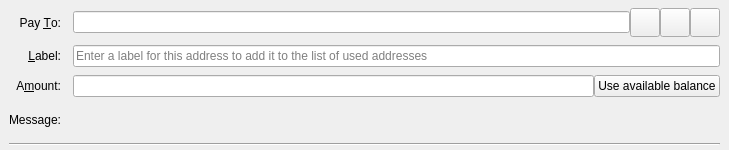
<?xml version="1.0" encoding="UTF-8"?>
<ui version="4.0">
 <class>SendCoinsEntry</class>
 <widget class="QStackedWidget" name="SendCoinsEntry">
  <property name="geometry">
   <rect>
    <x>0</x>
    <y>0</y>
    <width>729</width>
    <height>150</height>
   </rect>
  </property>
  <property name="focusPolicy">
   <enum>Qt::TabFocus</enum>
  </property>
  <property name="autoFillBackground">
   <bool>false</bool>
  </property>
  <widget class="QFrame" name="SendCoins">
   <property name="frameShape">
    <enum>QFrame::NoFrame</enum>
   </property>
   <layout class="QGridLayout" name="gridLayout">
    <property name="topMargin">
     <number>8</number>
    </property>
    <property name="bottomMargin">
     <number>4</number>
    </property>
    <property name="horizontalSpacing">
     <number>12</number>
    </property>
    <property name="verticalSpacing">
     <number>8</number>
    </property>
    <item row="0" column="0">
     <widget class="QLabel" name="payToLabel">
      <property name="text">
       <string>Pay &amp;To:</string>
      </property>
      <property name="alignment">
       <set>Qt::AlignRight|Qt::AlignTrailing|Qt::AlignVCenter</set>
      </property>
      <property name="buddy">
       <cstring>payTo</cstring>
      </property>
     </widget>
    </item>
    <item row="0" column="1">
     <layout class="QHBoxLayout" name="payToLayout">
      <property name="spacing">
       <number>0</number>
      </property>
      <item>
       <widget class="QValidatedLineEdit" name="payTo">
        <property name="toolTip">
         <string>The Bitcoin address to send the payment to</string>
        </property>
       </widget>
      </item>
      <item>
       <widget class="QToolButton" name="addressBookButton">
        <property name="toolTip">
         <string>Choose previously used address</string>
        </property>
        <property name="text">
         <string/>
        </property>
        <property name="icon">
         <iconset resource="../bitcoin.qrc">
          <normaloff>:/icons/address-book</normaloff>:/icons/address-book</iconset>
        </property>
        <property name="iconSize">
         <size>
          <width>22</width>
          <height>22</height>
         </size>
        </property>
        <property name="shortcut">
         <string>Alt+A</string>
        </property>
       </widget>
      </item>
      <item>
       <widget class="QToolButton" name="pasteButton">
        <property name="toolTip">
         <string>Paste address from clipboard</string>
        </property>
        <property name="text">
         <string/>
        </property>
        <property name="icon">
         <iconset resource="../bitcoin.qrc">
          <normaloff>:/icons/editpaste</normaloff>:/icons/editpaste</iconset>
        </property>
        <property name="iconSize">
         <size>
          <width>22</width>
          <height>22</height>
         </size>
        </property>
        <property name="shortcut">
         <string>Alt+P</string>
        </property>
       </widget>
      </item>
      <item>
       <widget class="QToolButton" name="deleteButton">
        <property name="toolTip">
         <string>Remove this entry</string>
        </property>
        <property name="text">
         <string/>
        </property>
        <property name="icon">
         <iconset resource="../bitcoin.qrc">
          <normaloff>:/icons/remove</normaloff>:/icons/remove</iconset>
        </property>
        <property name="iconSize">
         <size>
          <width>22</width>
          <height>22</height>
         </size>
        </property>
       </widget>
      </item>
     </layout>
    </item>
    <item row="1" column="0">
     <widget class="QLabel" name="labellLabel">
      <property name="text">
       <string>&amp;Label:</string>
      </property>
      <property name="alignment">
       <set>Qt::AlignRight|Qt::AlignTrailing|Qt::AlignVCenter</set>
      </property>
      <property name="buddy">
       <cstring>addAsLabel</cstring>
      </property>
     </widget>
    </item>
    <item row="1" column="1">
     <widget class="QLineEdit" name="addAsLabel">
      <property name="toolTip">
       <string>Enter a label for this address to add it to the list of used addresses</string>
      </property>
      <property name="placeholderText">
       <string>Enter a label for this address to add it to the list of used addresses</string>
      </property>
     </widget>
    </item>
    <item row="2" column="0">
     <widget class="QLabel" name="amountLabel">
      <property name="text">
       <string>A&amp;mount:</string>
      </property>
      <property name="alignment">
       <set>Qt::AlignRight|Qt::AlignTrailing|Qt::AlignVCenter</set>
      </property>
      <property name="buddy">
       <cstring>payAmount</cstring>
      </property>
     </widget>
    </item>
    <item row="2" column="1">
     <layout class="QHBoxLayout" name="horizontalLayoutAmount" stretch="0,0">
      <item>
       <widget class="BitcoinAmountField" name="payAmount">
        <property name="toolTip">
         <string>The amount to send in the selected unit</string>
        </property>
       </widget>
      </item>
      <item>
       <widget class="QPushButton" name="useAvailableBalanceButton">
        <property name="text">
         <string>Use available balance</string>
        </property>
       </widget>
      </item>
     </layout>
    </item>
    <item row="3" column="0">
     <widget class="QLabel" name="messageLabel">
      <property name="text">
       <string>Message:</string>
      </property>
      <property name="alignment">
       <set>Qt::AlignRight|Qt::AlignTrailing|Qt::AlignVCenter</set>
      </property>
     </widget>
    </item>
    <item row="3" column="1">
     <widget class="QLabel" name="messageTextLabel">
      <property name="toolTip">
       <string>A message that was attached to the bitcoin: URI which will be stored with the transaction for your reference. Note: This message will not be sent over the Bitcoin network.</string>
      </property>
      <property name="textFormat">
       <enum>Qt::PlainText</enum>
      </property>
     </widget>
    </item>
    <item row="4" column="0" colspan="2">
     <widget class="Line" name="line">
      <property name="orientation">
       <enum>Qt::Horizontal</enum>
      </property>
     </widget>
    </item>
   </layout>
  </widget>
  <widget class="QFrame" name="SendCoins_UnauthenticatedPaymentRequest">
   <property name="palette">
    <palette>
     <active>
      <colorrole role="WindowText">
       <brush brushstyle="SolidPattern">
        <color alpha="255">
         <red>0</red>
         <green>0</green>
         <blue>0</blue>
        </color>
       </brush>
      </colorrole>
      <colorrole role="Button">
       <brush brushstyle="SolidPattern">
        <color alpha="255">
         <red>255</red>
         <green>255</green>
         <blue>127</blue>
        </color>
       </brush>
      </colorrole>
      <colorrole role="Light">
       <brush brushstyle="SolidPattern">
        <color alpha="255">
         <red>255</red>
         <green>255</green>
         <blue>255</blue>
        </color>
       </brush>
      </colorrole>
      <colorrole role="Midlight">
       <brush brushstyle="SolidPattern">
        <color alpha="255">
         <red>255</red>
         <green>255</green>
         <blue>191</blue>
        </color>
       </brush>
      </colorrole>
      <colorrole role="Dark">
       <brush brushstyle="SolidPattern">
        <color alpha="255">
         <red>127</red>
         <green>127</green>
         <blue>63</blue>
        </color>
       </brush>
      </colorrole>
      <colorrole role="Mid">
       <brush brushstyle="SolidPattern">
        <color alpha="255">
         <red>170</red>
         <green>170</green>
         <blue>84</blue>
        </color>
       </brush>
      </colorrole>
      <colorrole role="Text">
       <brush brushstyle="SolidPattern">
        <color alpha="255">
         <red>0</red>
         <green>0</green>
         <blue>0</blue>
        </color>
       </brush>
      </colorrole>
      <colorrole role="BrightText">
       <brush brushstyle="SolidPattern">
        <color alpha="255">
         <red>255</red>
         <green>255</green>
         <blue>255</blue>
        </color>
       </brush>
      </colorrole>
      <colorrole role="ButtonText">
       <brush brushstyle="SolidPattern">
        <color alpha="255">
         <red>0</red>
         <green>0</green>
         <blue>0</blue>
        </color>
       </brush>
      </colorrole>
      <colorrole role="Base">
       <brush brushstyle="SolidPattern">
        <color alpha="255">
         <red>255</red>
         <green>255</green>
         <blue>255</blue>
        </color>
       </brush>
      </colorrole>
      <colorrole role="Window">
       <brush brushstyle="SolidPattern">
        <color alpha="255">
         <red>255</red>
         <green>255</green>
         <blue>127</blue>
        </color>
       </brush>
      </colorrole>
      <colorrole role="Shadow">
       <brush brushstyle="SolidPattern">
        <color alpha="255">
         <red>0</red>
         <green>0</green>
         <blue>0</blue>
        </color>
       </brush>
      </colorrole>
      <colorrole role="AlternateBase">
       <brush brushstyle="SolidPattern">
        <color alpha="255">
         <red>255</red>
         <green>255</green>
         <blue>191</blue>
        </color>
       </brush>
      </colorrole>
      <colorrole role="ToolTipBase">
       <brush brushstyle="SolidPattern">
        <color alpha="255">
         <red>255</red>
         <green>255</green>
         <blue>220</blue>
        </color>
       </brush>
      </colorrole>
      <colorrole role="ToolTipText">
       <brush brushstyle="SolidPattern">
        <color alpha="255">
         <red>0</red>
         <green>0</green>
         <blue>0</blue>
        </color>
       </brush>
      </colorrole>
     </active>
     <inactive>
      <colorrole role="WindowText">
       <brush brushstyle="SolidPattern">
        <color alpha="255">
         <red>0</red>
         <green>0</green>
         <blue>0</blue>
        </color>
       </brush>
      </colorrole>
      <colorrole role="Button">
       <brush brushstyle="SolidPattern">
        <color alpha="255">
         <red>255</red>
         <green>255</green>
         <blue>127</blue>
        </color>
       </brush>
      </colorrole>
      <colorrole role="Light">
       <brush brushstyle="SolidPattern">
        <color alpha="255">
         <red>255</red>
         <green>255</green>
         <blue>255</blue>
        </color>
       </brush>
      </colorrole>
      <colorrole role="Midlight">
       <brush brushstyle="SolidPattern">
        <color alpha="255">
         <red>255</red>
         <green>255</green>
         <blue>191</blue>
        </color>
       </brush>
      </colorrole>
      <colorrole role="Dark">
       <brush brushstyle="SolidPattern">
        <color alpha="255">
         <red>127</red>
         <green>127</green>
         <blue>63</blue>
        </color>
       </brush>
      </colorrole>
      <colorrole role="Mid">
       <brush brushstyle="SolidPattern">
        <color alpha="255">
         <red>170</red>
         <green>170</green>
         <blue>84</blue>
        </color>
       </brush>
      </colorrole>
      <colorrole role="Text">
       <brush brushstyle="SolidPattern">
        <color alpha="255">
         <red>0</red>
         <green>0</green>
         <blue>0</blue>
        </color>
       </brush>
      </colorrole>
      <colorrole role="BrightText">
       <brush brushstyle="SolidPattern">
        <color alpha="255">
         <red>255</red>
         <green>255</green>
         <blue>255</blue>
        </color>
       </brush>
      </colorrole>
      <colorrole role="ButtonText">
       <brush brushstyle="SolidPattern">
        <color alpha="255">
         <red>0</red>
         <green>0</green>
         <blue>0</blue>
        </color>
       </brush>
      </colorrole>
      <colorrole role="Base">
       <brush brushstyle="SolidPattern">
        <color alpha="255">
         <red>255</red>
         <green>255</green>
         <blue>255</blue>
        </color>
       </brush>
      </colorrole>
      <colorrole role="Window">
       <brush brushstyle="SolidPattern">
        <color alpha="255">
         <red>255</red>
         <green>255</green>
         <blue>127</blue>
        </color>
       </brush>
      </colorrole>
      <colorrole role="Shadow">
       <brush brushstyle="SolidPattern">
        <color alpha="255">
         <red>0</red>
         <green>0</green>
         <blue>0</blue>
        </color>
       </brush>
      </colorrole>
      <colorrole role="AlternateBase">
       <brush brushstyle="SolidPattern">
        <color alpha="255">
         <red>255</red>
         <green>255</green>
         <blue>191</blue>
        </color>
       </brush>
      </colorrole>
      <colorrole role="ToolTipBase">
       <brush brushstyle="SolidPattern">
        <color alpha="255">
         <red>255</red>
         <green>255</green>
         <blue>220</blue>
        </color>
       </brush>
      </colorrole>
      <colorrole role="ToolTipText">
       <brush brushstyle="SolidPattern">
        <color alpha="255">
         <red>0</red>
         <green>0</green>
         <blue>0</blue>
        </color>
       </brush>
      </colorrole>
     </inactive>
     <disabled>
      <colorrole role="WindowText">
       <brush brushstyle="SolidPattern">
        <color alpha="255">
         <red>127</red>
         <green>127</green>
         <blue>63</blue>
        </color>
       </brush>
      </colorrole>
      <colorrole role="Button">
       <brush brushstyle="SolidPattern">
        <color alpha="255">
         <red>255</red>
         <green>255</green>
         <blue>127</blue>
        </color>
       </brush>
      </colorrole>
      <colorrole role="Light">
       <brush brushstyle="SolidPattern">
        <color alpha="255">
         <red>255</red>
         <green>255</green>
         <blue>255</blue>
        </color>
       </brush>
      </colorrole>
      <colorrole role="Midlight">
       <brush brushstyle="SolidPattern">
        <color alpha="255">
         <red>255</red>
         <green>255</green>
         <blue>191</blue>
        </color>
       </brush>
      </colorrole>
      <colorrole role="Dark">
       <brush brushstyle="SolidPattern">
        <color alpha="255">
         <red>127</red>
         <green>127</green>
         <blue>63</blue>
        </color>
       </brush>
      </colorrole>
      <colorrole role="Mid">
       <brush brushstyle="SolidPattern">
        <color alpha="255">
         <red>170</red>
         <green>170</green>
         <blue>84</blue>
        </color>
       </brush>
      </colorrole>
      <colorrole role="Text">
       <brush brushstyle="SolidPattern">
        <color alpha="255">
         <red>127</red>
         <green>127</green>
         <blue>63</blue>
        </color>
       </brush>
      </colorrole>
      <colorrole role="BrightText">
       <brush brushstyle="SolidPattern">
        <color alpha="255">
         <red>255</red>
         <green>255</green>
         <blue>255</blue>
        </color>
       </brush>
      </colorrole>
      <colorrole role="ButtonText">
       <brush brushstyle="SolidPattern">
        <color alpha="255">
         <red>127</red>
         <green>127</green>
         <blue>63</blue>
        </color>
       </brush>
      </colorrole>
      <colorrole role="Base">
       <brush brushstyle="SolidPattern">
        <color alpha="255">
         <red>255</red>
         <green>255</green>
         <blue>127</blue>
        </color>
       </brush>
      </colorrole>
      <colorrole role="Window">
       <brush brushstyle="SolidPattern">
        <color alpha="255">
         <red>255</red>
         <green>255</green>
         <blue>127</blue>
        </color>
       </brush>
      </colorrole>
      <colorrole role="Shadow">
       <brush brushstyle="SolidPattern">
        <color alpha="255">
         <red>0</red>
         <green>0</green>
         <blue>0</blue>
        </color>
       </brush>
      </colorrole>
      <colorrole role="AlternateBase">
       <brush brushstyle="SolidPattern">
        <color alpha="255">
         <red>255</red>
         <green>255</green>
         <blue>127</blue>
        </color>
       </brush>
      </colorrole>
      <colorrole role="ToolTipBase">
       <brush brushstyle="SolidPattern">
        <color alpha="255">
         <red>255</red>
         <green>255</green>
         <blue>220</blue>
        </color>
       </brush>
      </colorrole>
      <colorrole role="ToolTipText">
       <brush brushstyle="SolidPattern">
        <color alpha="255">
         <red>0</red>
         <green>0</green>
         <blue>0</blue>
        </color>
       </brush>
      </colorrole>
     </disabled>
    </palette>
   </property>
   <property name="toolTip">
    <string>This is an unauthenticated payment request.</string>
   </property>
   <property name="autoFillBackground">
    <bool>true</bool>
   </property>
   <property name="frameShape">
    <enum>QFrame::NoFrame</enum>
   </property>
   <layout class="QGridLayout" name="gridLayout_is">
    <property name="spacing">
     <number>12</number>
    </property>
    <item row="0" column="0">
     <widget class="QLabel" name="payToLabel_is">
      <property name="text">
       <string>Pay To:</string>
      </property>
      <property name="alignment">
       <set>Qt::AlignRight|Qt::AlignTrailing|Qt::AlignVCenter</set>
      </property>
     </widget>
    </item>
    <item row="0" column="1">
     <layout class="QHBoxLayout" name="payToLayout_is">
      <property name="spacing">
       <number>0</number>
      </property>
      <item>
       <widget class="QLabel" name="payTo_is"/>
      </item>
      <item>
       <widget class="QToolButton" name="deleteButton_is">
        <property name="toolTip">
         <string>Remove this entry</string>
        </property>
        <property name="text">
         <string/>
        </property>
        <property name="icon">
         <iconset resource="../bitcoin.qrc">
          <normaloff>:/icons/remove</normaloff>:/icons/remove</iconset>
        </property>
       </widget>
      </item>
     </layout>
    </item>
    <item row="1" column="0">
     <widget class="QLabel" name="memoLabel_is">
      <property name="text">
       <string>Memo:</string>
      </property>
      <property name="alignment">
       <set>Qt::AlignRight|Qt::AlignTrailing|Qt::AlignVCenter</set>
      </property>
     </widget>
    </item>
    <item row="1" column="1">
     <widget class="QLabel" name="memoTextLabel_is">
      <property name="textFormat">
       <enum>Qt::PlainText</enum>
      </property>
     </widget>
    </item>
    <item row="2" column="0">
     <widget class="QLabel" name="amountLabel_is">
      <property name="text">
       <string>A&amp;mount:</string>
      </property>
      <property name="alignment">
       <set>Qt::AlignRight|Qt::AlignTrailing|Qt::AlignVCenter</set>
      </property>
      <property name="buddy">
       <cstring>payAmount_is</cstring>
      </property>
     </widget>
    </item>
    <item row="2" column="1">
     <widget class="BitcoinAmountField" name="payAmount_is">
      <property name="acceptDrops">
       <bool>false</bool>
      </property>
     </widget>
    </item>
   </layout>
  </widget>
  <widget class="QFrame" name="SendCoins_AuthenticatedPaymentRequest">
   <property name="palette">
    <palette>
     <active>
      <colorrole role="WindowText">
       <brush brushstyle="SolidPattern">
        <color alpha="255">
         <red>0</red>
         <green>0</green>
         <blue>0</blue>
        </color>
       </brush>
      </colorrole>
      <colorrole role="Button">
       <brush brushstyle="SolidPattern">
        <color alpha="255">
         <red>140</red>
         <green>232</green>
         <blue>119</blue>
        </color>
       </brush>
      </colorrole>
      <colorrole role="Light">
       <brush brushstyle="SolidPattern">
        <color alpha="255">
         <red>230</red>
         <green>255</green>
         <blue>224</blue>
        </color>
       </brush>
      </colorrole>
      <colorrole role="Midlight">
       <brush brushstyle="SolidPattern">
        <color alpha="255">
         <red>185</red>
         <green>243</green>
         <blue>171</blue>
        </color>
       </brush>
      </colorrole>
      <colorrole role="Dark">
       <brush brushstyle="SolidPattern">
        <color alpha="255">
         <red>70</red>
         <green>116</green>
         <blue>59</blue>
        </color>
       </brush>
      </colorrole>
      <colorrole role="Mid">
       <brush brushstyle="SolidPattern">
        <color alpha="255">
         <red>93</red>
         <green>155</green>
         <blue>79</blue>
        </color>
       </brush>
      </colorrole>
      <colorrole role="Text">
       <brush brushstyle="SolidPattern">
        <color alpha="255">
         <red>0</red>
         <green>0</green>
         <blue>0</blue>
        </color>
       </brush>
      </colorrole>
      <colorrole role="BrightText">
       <brush brushstyle="SolidPattern">
        <color alpha="255">
         <red>155</red>
         <green>255</green>
         <blue>147</blue>
        </color>
       </brush>
      </colorrole>
      <colorrole role="ButtonText">
       <brush brushstyle="SolidPattern">
        <color alpha="255">
         <red>0</red>
         <green>0</green>
         <blue>0</blue>
        </color>
       </brush>
      </colorrole>
      <colorrole role="Base">
       <brush brushstyle="SolidPattern">
        <color alpha="255">
         <red>119</red>
         <green>255</green>
         <blue>233</blue>
        </color>
       </brush>
      </colorrole>
      <colorrole role="Window">
       <brush brushstyle="SolidPattern">
        <color alpha="255">
         <red>140</red>
         <green>232</green>
         <blue>119</blue>
        </color>
       </brush>
      </colorrole>
      <colorrole role="Shadow">
       <brush brushstyle="SolidPattern">
        <color alpha="255">
         <red>0</red>
         <green>0</green>
         <blue>0</blue>
        </color>
       </brush>
      </colorrole>
      <colorrole role="AlternateBase">
       <brush brushstyle="SolidPattern">
        <color alpha="255">
         <red>197</red>
         <green>243</green>
         <blue>187</blue>
        </color>
       </brush>
      </colorrole>
      <colorrole role="NoRole">
       <brush brushstyle="SolidPattern">
        <color alpha="255">
         <red>125</red>
         <green>194</green>
         <blue>122</blue>
        </color>
       </brush>
      </colorrole>
      <colorrole role="ToolTipBase">
       <brush brushstyle="SolidPattern">
        <color alpha="255">
         <red>255</red>
         <green>255</green>
         <blue>220</blue>
        </color>
       </brush>
      </colorrole>
      <colorrole role="ToolTipText">
       <brush brushstyle="SolidPattern">
        <color alpha="255">
         <red>0</red>
         <green>0</green>
         <blue>0</blue>
        </color>
       </brush>
      </colorrole>
     </active>
     <inactive>
      <colorrole role="WindowText">
       <brush brushstyle="SolidPattern">
        <color alpha="255">
         <red>0</red>
         <green>0</green>
         <blue>0</blue>
        </color>
       </brush>
      </colorrole>
      <colorrole role="Button">
       <brush brushstyle="SolidPattern">
        <color alpha="255">
         <red>140</red>
         <green>232</green>
         <blue>119</blue>
        </color>
       </brush>
      </colorrole>
      <colorrole role="Light">
       <brush brushstyle="SolidPattern">
        <color alpha="255">
         <red>230</red>
         <green>255</green>
         <blue>224</blue>
        </color>
       </brush>
      </colorrole>
      <colorrole role="Midlight">
       <brush brushstyle="SolidPattern">
        <color alpha="255">
         <red>185</red>
         <green>243</green>
         <blue>171</blue>
        </color>
       </brush>
      </colorrole>
      <colorrole role="Dark">
       <brush brushstyle="SolidPattern">
        <color alpha="255">
         <red>70</red>
         <green>116</green>
         <blue>59</blue>
        </color>
       </brush>
      </colorrole>
      <colorrole role="Mid">
       <brush brushstyle="SolidPattern">
        <color alpha="255">
         <red>93</red>
         <green>155</green>
         <blue>79</blue>
        </color>
       </brush>
      </colorrole>
      <colorrole role="Text">
       <brush brushstyle="SolidPattern">
        <color alpha="255">
         <red>0</red>
         <green>0</green>
         <blue>0</blue>
        </color>
       </brush>
      </colorrole>
      <colorrole role="BrightText">
       <brush brushstyle="SolidPattern">
        <color alpha="255">
         <red>155</red>
         <green>255</green>
         <blue>147</blue>
        </color>
       </brush>
      </colorrole>
      <colorrole role="ButtonText">
       <brush brushstyle="SolidPattern">
        <color alpha="255">
         <red>0</red>
         <green>0</green>
         <blue>0</blue>
        </color>
       </brush>
      </colorrole>
      <colorrole role="Base">
       <brush brushstyle="SolidPattern">
        <color alpha="255">
         <red>119</red>
         <green>255</green>
         <blue>233</blue>
        </color>
       </brush>
      </colorrole>
      <colorrole role="Window">
       <brush brushstyle="SolidPattern">
        <color alpha="255">
         <red>140</red>
         <green>232</green>
         <blue>119</blue>
        </color>
       </brush>
      </colorrole>
      <colorrole role="Shadow">
       <brush brushstyle="SolidPattern">
        <color alpha="255">
         <red>0</red>
         <green>0</green>
         <blue>0</blue>
        </color>
       </brush>
      </colorrole>
      <colorrole role="AlternateBase">
       <brush brushstyle="SolidPattern">
        <color alpha="255">
         <red>197</red>
         <green>243</green>
         <blue>187</blue>
        </color>
       </brush>
      </colorrole>
      <colorrole role="NoRole">
       <brush brushstyle="SolidPattern">
        <color alpha="255">
         <red>125</red>
         <green>194</green>
         <blue>122</blue>
        </color>
       </brush>
      </colorrole>
      <colorrole role="ToolTipBase">
       <brush brushstyle="SolidPattern">
        <color alpha="255">
         <red>255</red>
         <green>255</green>
         <blue>220</blue>
        </color>
       </brush>
      </colorrole>
      <colorrole role="ToolTipText">
       <brush brushstyle="SolidPattern">
        <color alpha="255">
         <red>0</red>
         <green>0</green>
         <blue>0</blue>
        </color>
       </brush>
      </colorrole>
     </inactive>
     <disabled>
      <colorrole role="WindowText">
       <brush brushstyle="SolidPattern">
        <color alpha="255">
         <red>70</red>
         <green>116</green>
         <blue>59</blue>
        </color>
       </brush>
      </colorrole>
      <colorrole role="Button">
       <brush brushstyle="SolidPattern">
        <color alpha="255">
         <red>140</red>
         <green>232</green>
         <blue>119</blue>
        </color>
       </brush>
      </colorrole>
      <colorrole role="Light">
       <brush brushstyle="SolidPattern">
        <color alpha="255">
         <red>230</red>
         <green>255</green>
         <blue>224</blue>
        </color>
       </brush>
      </colorrole>
      <colorrole role="Midlight">
       <brush brushstyle="SolidPattern">
        <color alpha="255">
         <red>185</red>
         <green>243</green>
         <blue>171</blue>
        </color>
       </brush>
      </colorrole>
      <colorrole role="Dark">
       <brush brushstyle="SolidPattern">
        <color alpha="255">
         <red>70</red>
         <green>116</green>
         <blue>59</blue>
        </color>
       </brush>
      </colorrole>
      <colorrole role="Mid">
       <brush brushstyle="SolidPattern">
        <color alpha="255">
         <red>93</red>
         <green>155</green>
         <blue>79</blue>
        </color>
       </brush>
      </colorrole>
      <colorrole role="Text">
       <brush brushstyle="SolidPattern">
        <color alpha="255">
         <red>70</red>
         <green>116</green>
         <blue>59</blue>
        </color>
       </brush>
      </colorrole>
      <colorrole role="BrightText">
       <brush brushstyle="SolidPattern">
        <color alpha="255">
         <red>155</red>
         <green>255</green>
         <blue>147</blue>
        </color>
       </brush>
      </colorrole>
      <colorrole role="ButtonText">
       <brush brushstyle="SolidPattern">
        <color alpha="255">
         <red>70</red>
         <green>116</green>
         <blue>59</blue>
        </color>
       </brush>
      </colorrole>
      <colorrole role="Base">
       <brush brushstyle="SolidPattern">
        <color alpha="255">
         <red>140</red>
         <green>232</green>
         <blue>119</blue>
        </color>
       </brush>
      </colorrole>
      <colorrole role="Window">
       <brush brushstyle="SolidPattern">
        <color alpha="255">
         <red>140</red>
         <green>232</green>
         <blue>119</blue>
        </color>
       </brush>
      </colorrole>
      <colorrole role="Shadow">
       <brush brushstyle="SolidPattern">
        <color alpha="255">
         <red>0</red>
         <green>0</green>
         <blue>0</blue>
        </color>
       </brush>
      </colorrole>
      <colorrole role="AlternateBase">
       <brush brushstyle="SolidPattern">
        <color alpha="255">
         <red>140</red>
         <green>232</green>
         <blue>119</blue>
        </color>
       </brush>
      </colorrole>
      <colorrole role="NoRole">
       <brush brushstyle="SolidPattern">
        <color alpha="255">
         <red>125</red>
         <green>194</green>
         <blue>122</blue>
        </color>
       </brush>
      </colorrole>
      <colorrole role="ToolTipBase">
       <brush brushstyle="SolidPattern">
        <color alpha="255">
         <red>255</red>
         <green>255</green>
         <blue>220</blue>
        </color>
       </brush>
      </colorrole>
      <colorrole role="ToolTipText">
       <brush brushstyle="SolidPattern">
        <color alpha="255">
         <red>0</red>
         <green>0</green>
         <blue>0</blue>
        </color>
       </brush>
      </colorrole>
     </disabled>
    </palette>
   </property>
   <property name="toolTip">
    <string>This is an authenticated payment request.</string>
   </property>
   <property name="autoFillBackground">
    <bool>true</bool>
   </property>
   <property name="frameShape">
    <enum>QFrame::NoFrame</enum>
   </property>
   <layout class="QGridLayout" name="gridLayout_s">
    <property name="spacing">
     <number>12</number>
    </property>
    <item row="0" column="0">
     <widget class="QLabel" name="payToLabel_s">
      <property name="text">
       <string>Pay To:</string>
      </property>
      <property name="alignment">
       <set>Qt::AlignRight|Qt::AlignTrailing|Qt::AlignVCenter</set>
      </property>
     </widget>
    </item>
    <item row="0" column="1">
     <layout class="QHBoxLayout" name="payToLayout_s">
      <property name="spacing">
       <number>0</number>
      </property>
      <item>
       <widget class="QLabel" name="payTo_s">
        <property name="textFormat">
         <enum>Qt::PlainText</enum>
        </property>
       </widget>
      </item>
      <item>
       <widget class="QToolButton" name="deleteButton_s">
        <property name="toolTip">
         <string>Remove this entry</string>
        </property>
        <property name="text">
         <string/>
        </property>
        <property name="icon">
         <iconset resource="../bitcoin.qrc">
          <normaloff>:/icons/remove</normaloff>:/icons/remove</iconset>
        </property>
       </widget>
      </item>
     </layout>
    </item>
    <item row="1" column="0">
     <widget class="QLabel" name="memoLabel_s">
      <property name="text">
       <string>Memo:</string>
      </property>
      <property name="alignment">
       <set>Qt::AlignRight|Qt::AlignTrailing|Qt::AlignVCenter</set>
      </property>
     </widget>
    </item>
    <item row="1" column="1">
     <widget class="QLabel" name="memoTextLabel_s">
      <property name="textFormat">
       <enum>Qt::PlainText</enum>
      </property>
     </widget>
    </item>
    <item row="2" column="0">
     <widget class="QLabel" name="amountLabel_s">
      <property name="text">
       <string>A&amp;mount:</string>
      </property>
      <property name="alignment">
       <set>Qt::AlignRight|Qt::AlignTrailing|Qt::AlignVCenter</set>
      </property>
      <property name="buddy">
       <cstring>payAmount_s</cstring>
      </property>
     </widget>
    </item>
    <item row="2" column="1">
     <widget class="BitcoinAmountField" name="payAmount_s">
      <property name="acceptDrops">
       <bool>false</bool>
      </property>
     </widget>
    </item>
   </layout>
  </widget>
 </widget>
 <customwidgets>
  <customwidget>
   <class>QValidatedLineEdit</class>
   <extends>QLineEdit</extends>
   <header>qt/qvalidatedlineedit.h</header>
  </customwidget>
  <customwidget>
   <class>BitcoinAmountField</class>
   <extends>QLineEdit</extends>
   <header>qt/bitcoinamountfield.h</header>
  </customwidget>
 </customwidgets>
 <tabstops>
  <tabstop>payTo</tabstop>
  <tabstop>addressBookButton</tabstop>
  <tabstop>pasteButton</tabstop>
  <tabstop>deleteButton</tabstop>
  <tabstop>addAsLabel</tabstop>
  <tabstop>payAmount</tabstop>
  <tabstop>payAmount_is</tabstop>
  <tabstop>deleteButton_is</tabstop>
  <tabstop>payAmount_s</tabstop>
  <tabstop>deleteButton_s</tabstop>
 </tabstops>
 <resources>
  <include location="../bitcoin.qrc"/>
 </resources>
 <connections/>
</ui>
